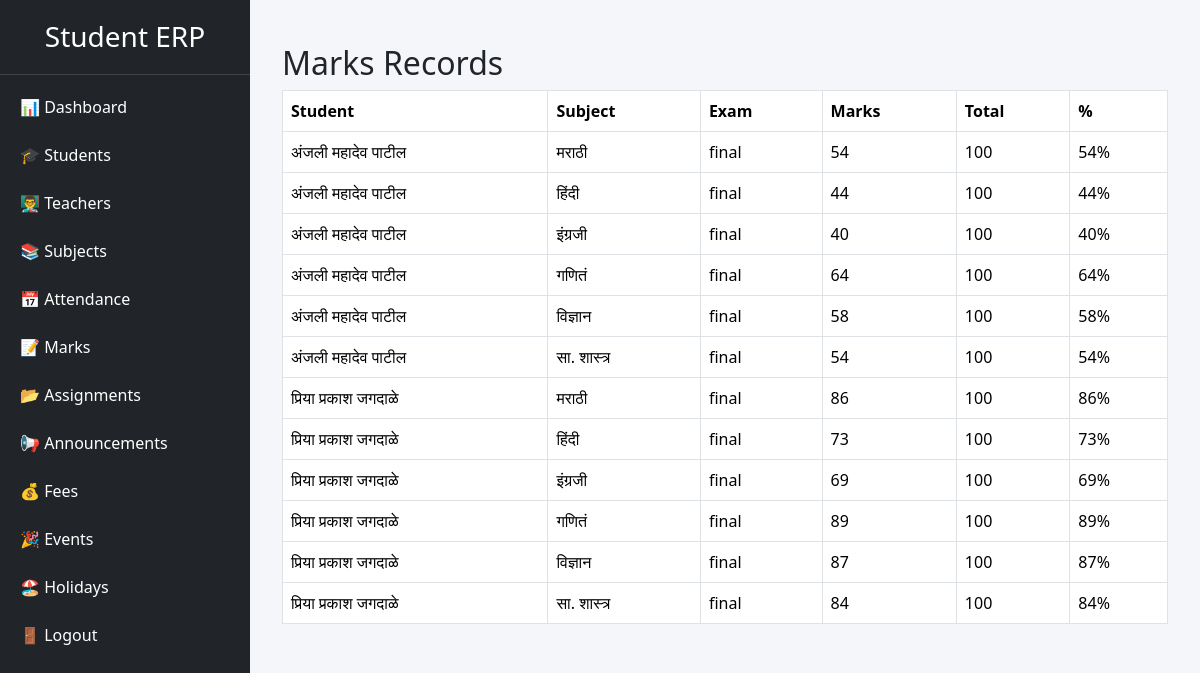
The page /admin/marks.php on the database its author committed.
### tables this page shows
CREATE TABLE `marks` (
  `id` int(11) NOT NULL,
  `student_id` int(11) DEFAULT NULL,
  `subject_id` int(11) DEFAULT NULL,
  `exam_type` varchar(50) DEFAULT NULL,
  `marks_obtained` int(11) DEFAULT NULL,
  `total_marks` int(11) DEFAULT NULL
);

CREATE TABLE `students` (
  `id` int(11) NOT NULL,
  `roll_no` varchar(20) DEFAULT NULL,
  `name` varchar(100) DEFAULT NULL,
  `class` varchar(20) DEFAULT NULL,
  `division` varchar(10) DEFAULT NULL,
  `phone` varchar(20) DEFAULT NULL,
  `email` varchar(100) DEFAULT NULL
);

CREATE TABLE `subjects` (
  `id` int(11) NOT NULL,
  `subject_name` varchar(100) DEFAULT NULL,
  `class` varchar(20) DEFAULT NULL
);

### admin/marks.php (the view, shortened to what this page needs)
<?php
include("../config/db.php");
include("navbar.php");
?>
<div class="container mt-4">
<h2>Marks Records</h2>
<table class="table table-bordered">
<tr>
<th>Student</th>
<th>Subject</th>
<th>Exam</th>
<th>Marks</th>
<th>Total</th>
<th>%</th>
</tr>
<?php
$result=mysqli_query($conn,"
SELECT marks.*,
students.name,
subjects.subject_name
FROM marks
INNER JOIN students
ON marks.student_id=students.id
INNER JOIN subjects
ON marks.subject_id=subjects.id
");
while($row=mysqli_fetch_assoc($result))
{
$percentage=
($row['marks_obtained']/$row['total_marks'])*100;
?>
<tr>
<td><?= $row['name']; ?></td>
<td><?= $row['subject_name']; ?></td>
<td><?= $row['exam_type']; ?></td>
<td><?= $row['marks_obtained']; ?></td>
<td><?= $row['total_marks']; ?></td>
<td><?= round($percentage,2); ?>%</td>
</tr>
<?php } ?>
</table>
</div>
</div>
</body>
</html>

### admin/navbar.php (style rules this page uses)
body { margin:0; background:#f5f6fa; }

### rows shown on the page
marks: student.name "अंजली महादेव पाटील", subject.subject_name "मराठी", exam_type "final", marks_obtained "54", total_marks "100"
marks: student.name "अंजली महादेव पाटील", subject.subject_name "हिंदी", exam_type "final", marks_obtained "44", total_marks "100"
marks: student.name "अंजली महादेव पाटील", subject.subject_name "इंग्रजी", exam_type "final", marks_obtained "40", total_marks "100"
marks: student.name "अंजली महादेव पाटील", subject.subject_name "गणितं", exam_type "final", marks_obtained "64", total_marks "100"
marks: student.name "अंजली महादेव पाटील", subject.subject_name "विज्ञान", exam_type "final", marks_obtained "58", total_marks "100"
marks: student.name "अंजली महादेव पाटील", subject.subject_name "सा. शास्त्र", exam_type "final", marks_obtained "54", total_marks "100"
marks: student.name "प्रिया प्रकाश जगदाळे", subject.subject_name "मराठी", exam_type "final", marks_obtained "86", total_marks "100"
marks: student.name "प्रिया प्रकाश जगदाळे", subject.subject_name "हिंदी", exam_type "final", marks_obtained "73", total_marks "100"
marks: student.name "प्रिया प्रकाश जगदाळे", subject.subject_name "इंग्रजी", exam_type "final", marks_obtained "69", total_marks "100"
marks: student.name "प्रिया प्रकाश जगदाळे", subject.subject_name "गणितं", exam_type "final", marks_obtained "89", total_marks "100"
marks: student.name "प्रिया प्रकाश जगदाळे", subject.subject_name "विज्ञान", exam_type "final", marks_obtained "87", total_marks "100"
marks: student.name "प्रिया प्रकाश जगदाळे", subject.subject_name "सा. शास्त्र", exam_type "final", marks_obtained "84", total_marks "100"
